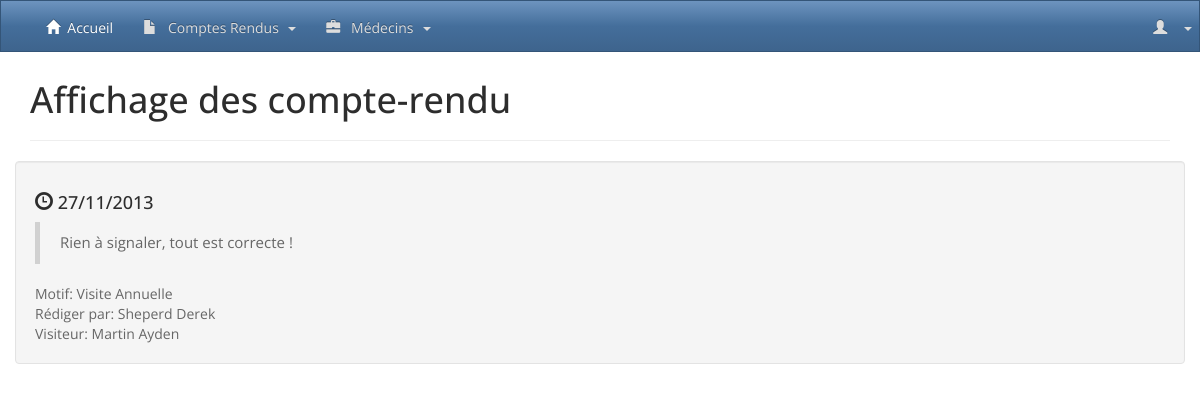
Before: /afficher_compte_rendu.php?id=1 with the older database file.
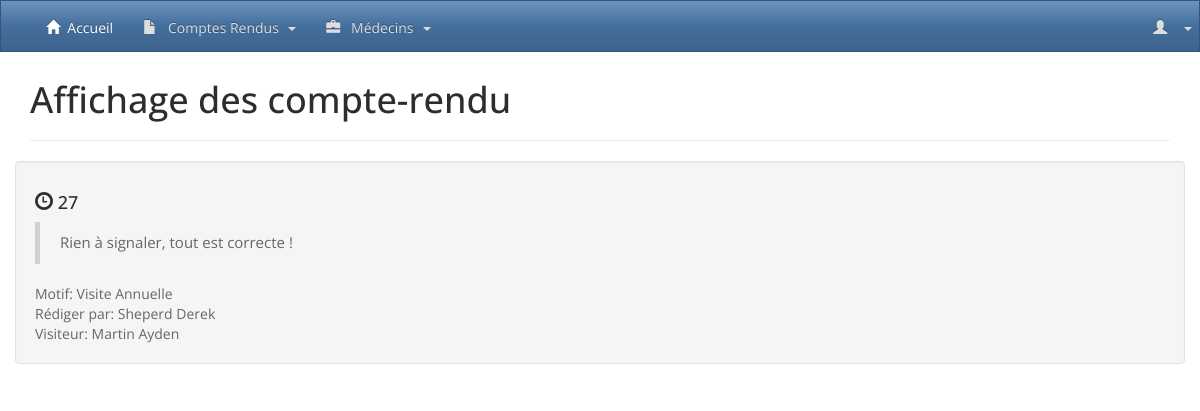
After: the same page with the newer database file.
### tables this page shows
CREATE TABLE IF NOT EXISTS `rapport` (
  `ID` int(32) NOT NULL AUTO_INCREMENT,
  `ID_REDIGER` int(32) NOT NULL,
  `ID_CONCERNE` int(32) NOT NULL,
  `DATERAPPORT` int(32) NOT NULL,
  `MOTIF` int(255) DEFAULT NULL,
  `BILAN` varchar(255) DEFAULT NULL,
  PRIMARY KEY (`ID`),
  KEY `FK_RAPPORT_MEDECIN` (`ID_CONCERNE`),
  KEY `FK_RAPPORT_VISITEUR` (`ID_REDIGER`),
  KEY `FK_RAPPORT_MOTIF` (`MOTIF`)
);

CREATE TABLE IF NOT EXISTS `motif` (
  `id` int(11) NOT NULL AUTO_INCREMENT,
  `libelle` varchar(255) DEFAULT NULL,
  PRIMARY KEY (`id`)
);

CREATE TABLE IF NOT EXISTS `medecin` (
  `ID` int(11) NOT NULL AUTO_INCREMENT,
  `ID_POSSEDE` int(11) NOT NULL,
  `NOM` varchar(255) DEFAULT NULL,
  `PRENOM` varchar(255) DEFAULT NULL,
  `ADRESSE` varchar(255) DEFAULT NULL,
  `VILLE_MEDECIN` varchar(255) NOT NULL,
  `CP_MEDECIN` int(5) NOT NULL,
  `TEL` varchar(32) DEFAULT NULL,
  `DEPARTEMENT` int(2) DEFAULT NULL,
  PRIMARY KEY (`ID`),
  KEY `FK_MEDECIN_SPECIALITE` (`ID_POSSEDE`)
);

CREATE TABLE IF NOT EXISTS `visiteur` (
  `ID` int(32) NOT NULL AUTO_INCREMENT,
  `NOM` varchar(255) DEFAULT NULL,
  `PRENOM` varchar(255) DEFAULT NULL,
  `LOGIN` varchar(255) NOT NULL,
  `PASSWORD` varchar(255) NOT NULL,
  `ADRESSE` varchar(255) DEFAULT NULL,
  `VILLE` varchar(255) DEFAULT NULL,
  `CP` int(11) NOT NULL,
  `MAIL` varchar(255) NOT NULL,
  `DATEEMBAUCHE` varchar(32) DEFAULT NULL,
  PRIMARY KEY (`ID`)
);

### afficher_compte_rendu.php (the view, shortened to what this page needs)
<?php
  include("lib/function.php");
if (isset($_GET['page']) && is_numeric($_GET['page'])){
      $page = $_GET['page'];
      $nbParPage = 2;
      $limit = ($page-1) * $nbParPage;
      $query =
      "SELECT r.DATERAPPORT, r.BILAN, mo.libelle as motif, m.NOM as nomRedige, v.NOM as nomVisite, m.PRENOM as prenomRedige, v.PRENOM as prenomVisite
        FROM rapport r
        INNER JOIN medecin m ON m.ID = r.ID_REDIGER
        INNER JOIN visiteur v ON v.ID = r.ID_CONCERNE
        INNER JOIN motif mo ON mo.ID = r.MOTIF
        ORDER BY r.ID LIMIT $limit, $nbParPage";
      $result = $bdd->query($query);
      $rapport = $result->fetchAll();
      if($result->rowCount()<1){
        setFlash("info","Il n'y a plus de compte-rendu ensuite, vous avez été redirigé en première page.");
        header('Location: '.WEBROOT.'afficher_compte_rendu.php?page=1');
        die();
      }
}
elseif (isset($_GET['id']) && is_numeric($_GET['id'])) {
      $IdRapport = $bdd->quote($_GET['id']);
      $query =
      "SELECT r.ID, r.DATERAPPORT, r.BILAN, mo.libelle as motif, m.NOM as nomRedige, v.NOM as nomVisite, m.PRENOM as prenomRedige, v.PRENOM as prenomVisite FROM rapport r
        INNER JOIN medecin m ON m.ID = r.ID_REDIGER
        INNER JOIN visiteur v ON v.ID = r.ID_CONCERNE
        INNER JOIN motif mo ON mo.ID = r.MOTIF
         WHERE r.ID=".$IdRapport;
      $result=$bdd->query($query);
      $rapport = $result->fetchAll();
}
else{
      setFlash("danger","L'id saisi est incorrect");
       header('Location: '.WEBROOT);
       die();
}
  include("partials/header.php");
  include("partials/navbar.php");
?>
<div class="container">
  <h1>Affichage des compte-rendu</h1>
  <hr>
  <div class="row">
      <?php foreach($rapport as $CompteRendu):?>
          <div class="well">
            <h4><span class="glyphicon glyphicon-time"></span> <?= $CompteRendu['DATERAPPORT'];?></h4>
            <blockquote style="font-size:15px;"><?= $CompteRendu['BILAN'];?></blockquote style="text:10px;">
            <div>Motif: <?= $CompteRendu['motif'];?></div>
            <div>Rédiger par: <?= $CompteRendu['nomRedige'].' '.$CompteRendu['prenomRedige'];?></div>
            <div>Visiteur: <?= $CompteRendu['nomVisite'].' '.$CompteRendu['prenomVisite'];?></div>
          </div>
      <?php endforeach; ?>
  </div>
</div>
<?php include("partials/footer.php");?>

### partials/header.php (shortened to what this page needs)
<html lang="fr">
    <head>
        <link href="assets/css/bootstrap.min.css" rel="stylesheet">
        <link href="assets/css/custom.css" rel="stylesheet">
    </head>
    <body>

### partials/navbar.php (shortened to what this page needs)
<div class="bs-component">
  <div class="navbar navbar-fixed-top navbar-inverse">
    <div class="navbar-header">
      <a class="navbar-brand" href="#">
      </a>
    </div>
    <div class="navbar-collapse collapse navbar-inverse-collapse">
      <ul class="nav navbar-nav">
        <li class="active"><a href="<?= WEBROOT ;?>"><span class="glyphicon glyphicon-home"></span>&nbsp;&nbsp;Accueil</a></li>
        <li class="dropdown">
          <a class="dropdown-toggle" data-toggle="dropdown" href="#" id="download">
            <span class="glyphicon glyphicon-file"></span>
            &nbsp;&nbsp;Comptes Rendus&nbsp;&nbsp;<span class="caret"></span>
          </a>
        </li>
        <li class="dropdown">
          <a class="dropdown-toggle" data-toggle="dropdown" href="#" id="download">
            <span class="glyphicon glyphicon-briefcase"></span>
            &nbsp;&nbsp;Médecins&nbsp;&nbsp;<span class="caret"></span>
          </a>
        </li>
      </ul>
      <ul class="nav navbar-nav navbar-right">
        <li class="dropdown">
          <a class="dropdown-toggle" data-toggle="dropdown" href="#" id="download">
            <span class="glyphicon glyphicon-user"></span>
            <span class="caret"></span>&nbsp;&nbsp;
          </a>
        </li>
      </ul>
    </div>
  </div>
</div>
<br>
<br>
<br>

### partials/footer.php (shortened to what this page needs)
</body></html>

Changed rows visible on the page:
changed rapport "Rien à signaler, tout est correcte !": DATERAPPORT "27/11/2013" → "27"
